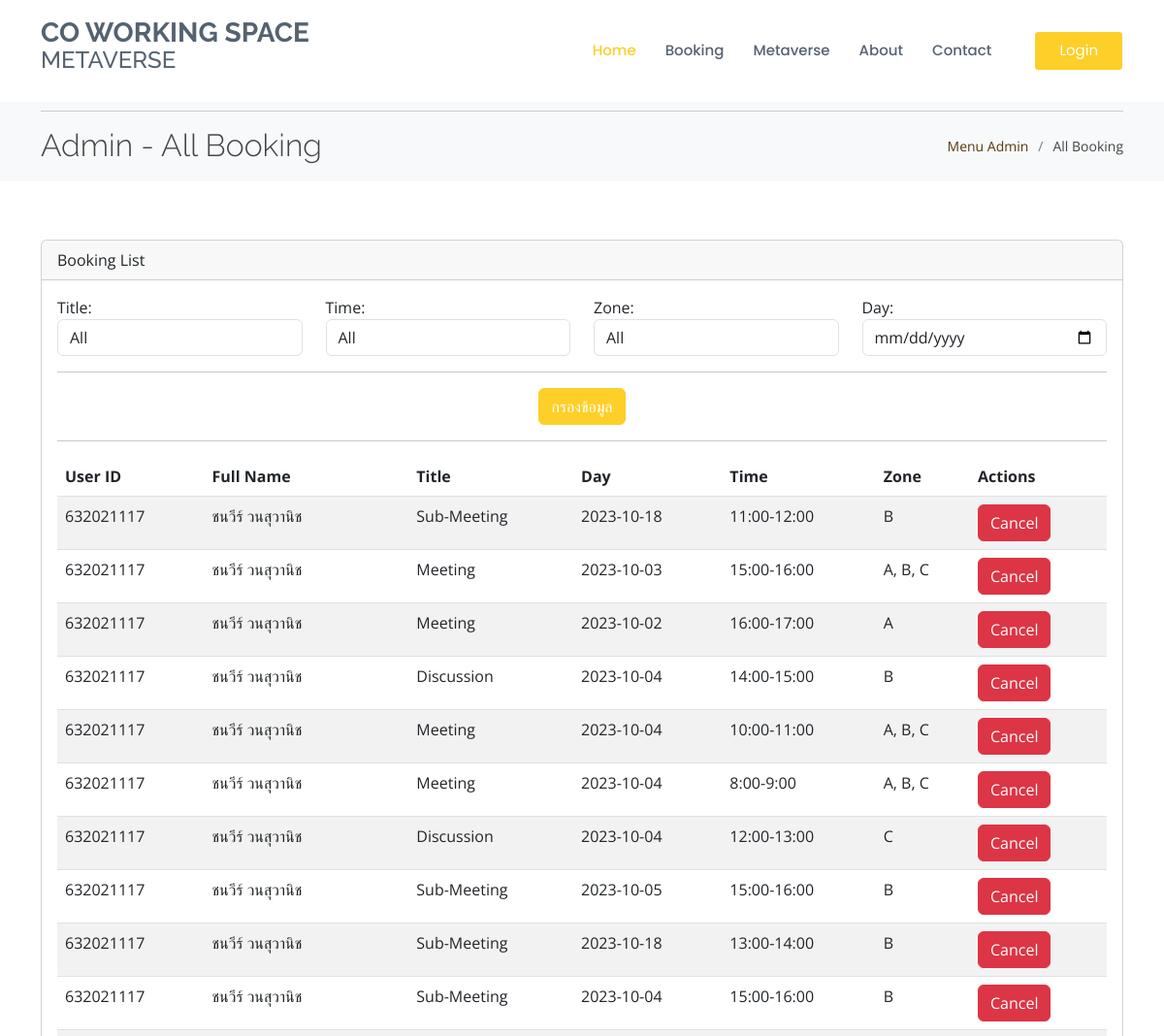
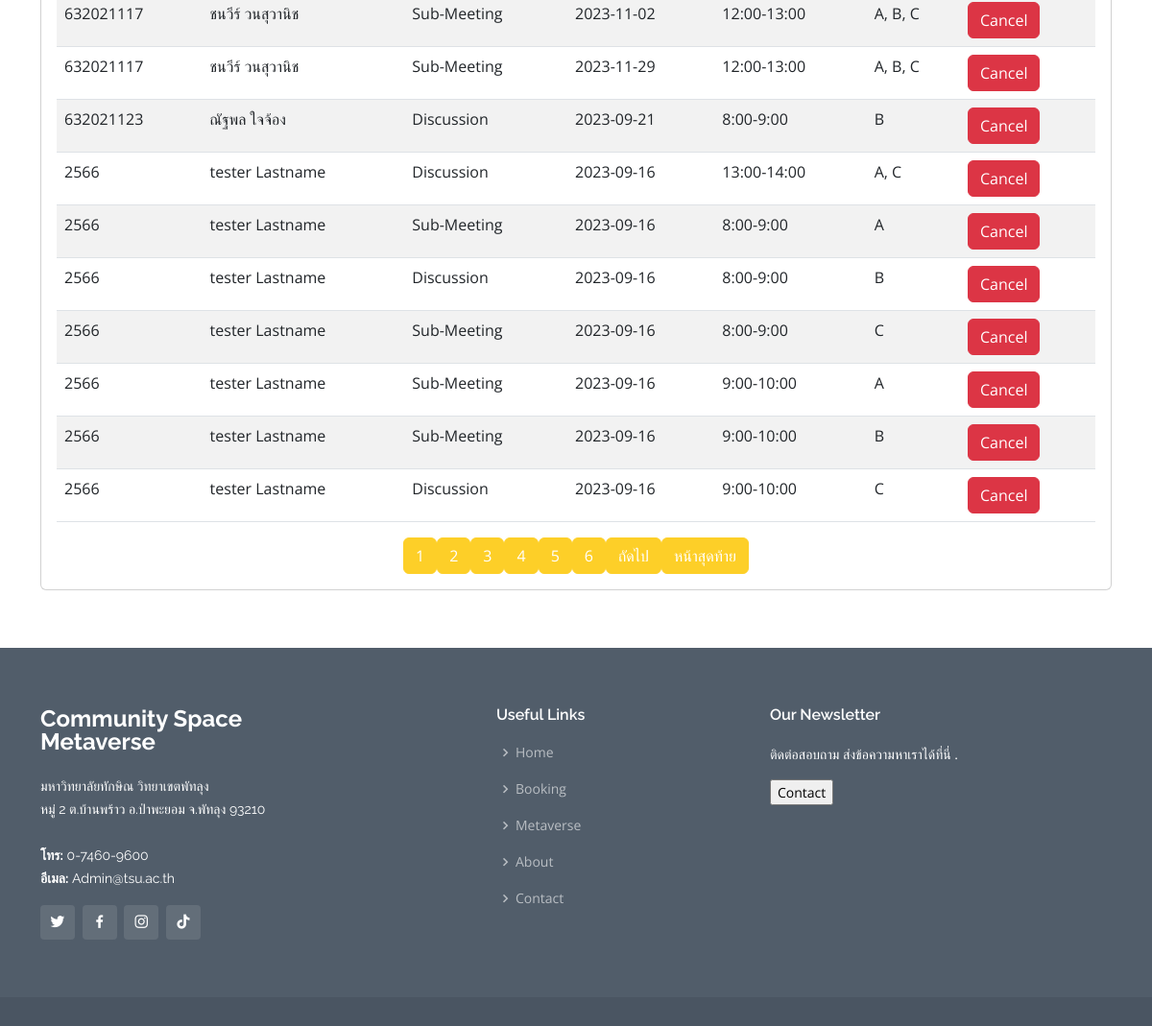
Screenshot of /admin_allbooking.php with the database file from the repository (2 pictures, top to bottom).
### tables this page shows
CREATE TABLE `booking` (
  `id` int(11) NOT NULL,
  `user_id` varchar(20) NOT NULL,
  `day` date NOT NULL,
  `time` varchar(20) NOT NULL,
  `title` varchar(20) NOT NULL,
  `status` int(1) NOT NULL,
  `zone` varchar(10) NOT NULL,
  `usage_status` int(1) NOT NULL,
  `booking_at` timestamp NOT NULL DEFAULT current_timestamp() ON UPDATE current_timestamp()
);

CREATE TABLE `tb_user` (
  `Id` int(9) NOT NULL,
  `user_id` varchar(20) NOT NULL,
  `password` varchar(50) NOT NULL,
  `Fname` varchar(25) NOT NULL,
  `Lname` varchar(25) NOT NULL,
  `Email` varchar(50) NOT NULL,
  `Phone` char(10) NOT NULL,
  `Role` varchar(1) NOT NULL COMMENT 'A=Admin , U=User'
);

### admin_allbooking.php (the view, shortened to what this page needs)
<!DOCTYPE html>
<html>
<head>
    <link href="assets/vendor/animate.css/animate.min.css" rel="stylesheet">
    <link href="assets/vendor/bootstrap/css/bootstrap.min.css" rel="stylesheet">
    <link href="assets/vendor/bootstrap-icons/bootstrap-icons.css" rel="stylesheet">
    <link href="assets/vendor/boxicons/css/boxicons.min.css" rel="stylesheet">
    <link href="assets/vendor/glightbox/css/glightbox.min.css" rel="stylesheet">
    <link href="assets/vendor/remixicon/remixicon.css" rel="stylesheet">
    <link href="assets/vendor/swiper/swiper-bundle.min.css" rel="stylesheet">
    <link href="assets/css/style.css" rel="stylesheet">
</head>
<body>
    <?php
    include('component/navbar.php');
    ?>
    <section id="breadcrumbs" class="breadcrumbs">
        <div class="container">
            <hr>
            <div class="d-flex justify-content-between align-items-center">
                <h2>Admin - All Booking</h2>
                <ol>
                    <li><a href="adminindex.php">Menu Admin</a></li>
                    <li>All Booking</li>
                </ol>
            </div>
        </div>
    </section>
    <section id="all-booking" class="all-booking">
        <div class="container">
            <div class="row">
                <div class="col-lg-12">
                    <div class="card">
                        <div class="card-header">
                            Booking List
                        </div>
                        <div class="card-body">
                            <form method="GET" action="admin_allbooking.php">
                                <div class="row">
                                    <div class="col-md-3">
                                        <div class="form-group">
                                            <label for="title">Title:</label>
                                            <select class="form-control" name="title" id="title">
                                                <option value="">All</option>
                                            </select>
                                        </div>
                                    </div>
                                    <div class="col-md-3">
                                        <div class="form-group">
                                            <label for="time">Time:</label>
                                            <select class="form-control" name="time" id="time">
                                                <option value="">All</option>
                                            </select>
                                        </div>
                                    </div>
                                    <div class="col-md-3">
                                        <div class="form-group">
                                            <label for="zone">Zone:</label>
                                            <select class="form-control" name="zone" id="zone">
                                                <option value="">All</option>
                                            </select>
                                        </div>
                                    </div>
                                    <div class="col-md-3">
                                        <div class="form-group">
                                            <label for="day">Day:</label>
                                            <input type="date" class="form-control" name="day" id="day"
                                                value="<?php echo isset($_GET['day']) ? $_GET['day'] : ''; ?>">
                                        </div>
                                    </div>
                                </div>
                                <hr>
                                <div class="row">
                                    <div class="col-md-12 text-center">
                                        <button type="submit" class="btn btn-danger1">กรองข้อมูล</button>
                                    </div>
                                </div>
                                <hr>
                            </form>
                            <table class="table table-striped">
                                <thead>
                                    <tr>
                                        <th>User ID</th>
                                        <th>Full Name</th>
                                        <th>Title</th>
                                        <th>Day</th>
                                        <th>Time</th>
                                        <th>Zone</th>
                                        <th>Actions</th>
                                    </tr>
                                </thead>
                                <tbody>
                                    <?php
                                    include('db_connection.php');
                                    $bookings_per_page = 20;
                                    $searchCondition = "";
                                    $titleFilter = "";
                                    $timeFilter = "";
                                    $zoneFilter = "";
                                    $dayFilter = "";
                                    $countQuery = "SELECT COUNT(*) as total FROM booking WHERE 1 $titleFilter $timeFilter $zoneFilter $dayFilter $searchCondition";
                                    $countResult = $connection->query($countQuery);
                                    $countRow = $countResult->fetch_assoc();
                                    $total_bookings = $countRow['total'];
                                    $total_pages = ceil($total_bookings / $bookings_per_page);
                                    $current_page = isset($_GET['page']) ? $_GET['page'] : 1;
                                    $offset = ($current_page - 1) * $bookings_per_page;
                                    $sql = "SELECT booking.*, tb_user.Fname, tb_user.Lname FROM booking LEFT JOIN tb_user ON booking.user_id = tb_user.user_id WHERE 1 $titleFilter $timeFilter $zoneFilter $dayFilter $searchCondition LIMIT $bookings_per_page OFFSET $offset";
                                    $result = $connection->query($sql);
                                    while ($row = $result->fetch_assoc()) {
                                        $userId = $row["user_id"];
                                        $fullName = $row["Fname"] . " " . $row["Lname"];
                                        $title = $row["title"];
                                        $day = $row["day"];
                                        $time = $row["time"];
                                        $zone = $row["zone"];
                                        $bookingId = $row["id"];
                                        echo "<tr>";
                                        echo "<td>$userId</td>";
                                        echo "<td>$fullName</td>";
                                        echo "<td>$title</td>";
                                        echo "<td>$day</td>";
                                        echo "<td>$time</td>";
                                        echo "<td>$zone</td>";
                                        echo '<td><a href="javascript:void(0);" onclick="cancelBooking(' . $bookingId . ')" class="btn btn-danger">Cancel</a></td>';
                                        echo "</tr>";
                                    }
                                    ?>
                                </tbody>
                            </table>
                            <div class="pagination" style="text-align:center;justify-content:center;">
                                <?php
                                if ($total_pages > 1) {
                                    for ($i = 1; $i <= $total_pages; $i++) {
                                        echo '<a href="admin_allbooking.php?page=' . $i . '" class="btn btn-danger1">' . $i . '</a>';
                                    }
                                    if ($current_page < $total_pages) {
                                        echo '<a href="admin_allbooking.php?page=' . ($current_page + 1) . '" class="btn btn-danger1">ถัดไป</a>';
                                        echo '<a href="admin_allbooking.php?page=' . $total_pages . '" class="btn btn-danger1">หน้าสุดท้าย</a>';
                                    }
                                }
                                ?>
                            </div>
                        </div>
                    </div>
                </div>
            </div>
        </div>
    </section>
    <?php
    include('component/footer.php');
    ?>
</body>
</html>

### assets/css/style.css (style rules this page uses)
body { font-family: "Open Sans", sans-serif; color: #444444; }
a { text-decoration: none; color: #563a0a; }
h1, h2, h3, h4, h5, h6 { font-family: "Raleway", sans-serif; }
section { padding: 60px 0; overflow: hidden; }
.breadcrumbs { padding: 18px 0; background: #f8f9fa; min-height: 40px; margin-top: 80px; }
.breadcrumbs h2 { font-size: 32px; font-weight: 300; margin: 0; }
.breadcrumbs ol { display: flex; flex-wrap: wrap; list-style: none; padding: 0; margin: 0; font-size: 14px; }
.breadcrumbs ol li+li { padding-left: 10px; }
.breadcrumbs ol li+li::before { display: inline-block; padding-right: 10px; color: #6b7b8d; content: "/"; }
.btn-danger1 { --bs-btn-color: #fff; --bs-btn-bg: #fdcf28; --bs-btn-border-color: #fdcf28; --bs-btn-hover-color: #fff; --bs-btn-hover-bg: #fdcf28; --bs-btn-hover-border-color: #e6bc25; --bs-btn-focus-shadow-rgb: 225,83,97; --bs-btn-active-color: #fff; --bs-btn-active-bg: #fdcf28; --bs-btn-active-border-color: #e6bc25; --bs-btn-active-shadow: inset 0 3px 5px rgba(0, 0, 0, 0.125); --bs-btn-disabled-color: #fff; --bs-btn-disabled-bg: #fdcf28; --bs-btn-disabled-border-color: #fdcf28; }

### rows the page displays
booking: user "632021117", tb_user.Fname+Lname "ชนวีร์ วนสุวานิช", title "Sub-Meeting", day "2023-10-18", time "11:00-12:00", zone "B"
booking: user "632021117", tb_user.Fname+Lname "ชนวีร์ วนสุวานิช", title "Meeting", day "2023-10-03", time "15:00-16:00", zone "A, B, C"
booking: user "632021117", tb_user.Fname+Lname "ชนวีร์ วนสุวานิช", title "Meeting", day "2023-10-02", time "16:00-17:00", zone "A"
booking: user "632021117", tb_user.Fname+Lname "ชนวีร์ วนสุวานิช", title "Discussion", day "2023-10-04", time "14:00-15:00", zone "B"
booking: user "632021117", tb_user.Fname+Lname "ชนวีร์ วนสุวานิช", title "Meeting", day "2023-10-04", time "10:00-11:00", zone "A, B, C"
booking: user "632021117", tb_user.Fname+Lname "ชนวีร์ วนสุวานิช", title "Meeting", day "2023-10-04", time "8:00-9:00", zone "A, B, C"
booking: user "632021117", tb_user.Fname+Lname "ชนวีร์ วนสุวานิช", title "Discussion", day "2023-10-04", time "12:00-13:00", zone "C"
booking: user "632021117", tb_user.Fname+Lname "ชนวีร์ วนสุวานิช", title "Sub-Meeting", day "2023-10-05", time "15:00-16:00", zone "B"
booking: user "632021117", tb_user.Fname+Lname "ชนวีร์ วนสุวานิช", title "Sub-Meeting", day "2023-10-18", time "13:00-14:00", zone "B"
booking: user "632021117", tb_user.Fname+Lname "ชนวีร์ วนสุวานิช", title "Sub-Meeting", day "2023-10-04", time "15:00-16:00", zone "B"
booking: user "632021117", tb_user.Fname+Lname "ชนวีร์ วนสุวานิช", title "Sub-Meeting", day "2023-11-02", time "12:00-13:00", zone "A, B, C"
booking: user "632021117", tb_user.Fname+Lname "ชนวีร์ วนสุวานิช", title "Sub-Meeting", day "2023-11-29", time "12:00-13:00", zone "A, B, C"
booking: user "632021123", tb_user.Fname+Lname "ณัฐพล ใจจ้อง", title "Discussion", day "2023-09-21", time "8:00-9:00", zone "B"
booking: user "2566", tb_user.Fname+Lname "tester Lastname", title "Discussion", day "2023-09-16", time "13:00-14:00", zone "A, C"
booking: user "2566", tb_user.Fname+Lname "tester Lastname", title "Sub-Meeting", day "2023-09-16", time "8:00-9:00", zone "A"
booking: user "2566", tb_user.Fname+Lname "tester Lastname", title "Discussion", day "2023-09-16", time "8:00-9:00", zone "B"
booking: user "2566", tb_user.Fname+Lname "tester Lastname", title "Sub-Meeting", day "2023-09-16", time "8:00-9:00", zone "C"
booking: user "2566", tb_user.Fname+Lname "tester Lastname", title "Sub-Meeting", day "2023-09-16", time "9:00-10:00", zone "A"
booking: user "2566", tb_user.Fname+Lname "tester Lastname", title "Sub-Meeting", day "2023-09-16", time "9:00-10:00", zone "B"
booking: user "2566", tb_user.Fname+Lname "tester Lastname", title "Discussion", day "2023-09-16", time "9:00-10:00", zone "C"
